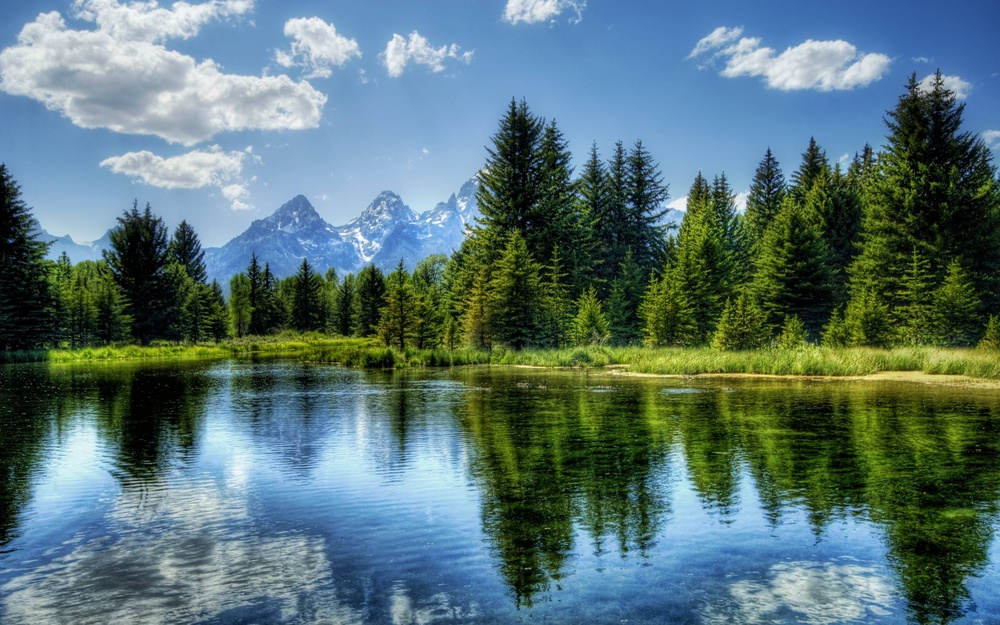
#> input picture 210962047-week1/lab.jpg, 1000 x 625 px, shrunk from 2560 x 1600 before the run, found by its file name
$ python gammat.py
#> lines starting #> are read from the running program, lines starting #| are printed output that depends on the picture
import cv2
import numpy as np

img = cv2.imread("C:/Users/OSLAB/Desktop/lab.jpg")
#> img is the input picture: shape (625, 1000, 3); mean B, G, R 117, 115.9, 88.5
for gamma in [0.1,0.5,1.2,2.2]:
    gamma_corrected=np.array(255*(img/255)** gamma, dtype='uint8')
    cv2.imshow('Gamma_Transformed'+str(gamma)+'.jpg',gamma_corrected)
    cv2.waitKey(0)
#> this loop made 4 passes
#> pass 1, `gamma_corrected=np.array(255*(img/255)** gamma, dtype='uint8')`:
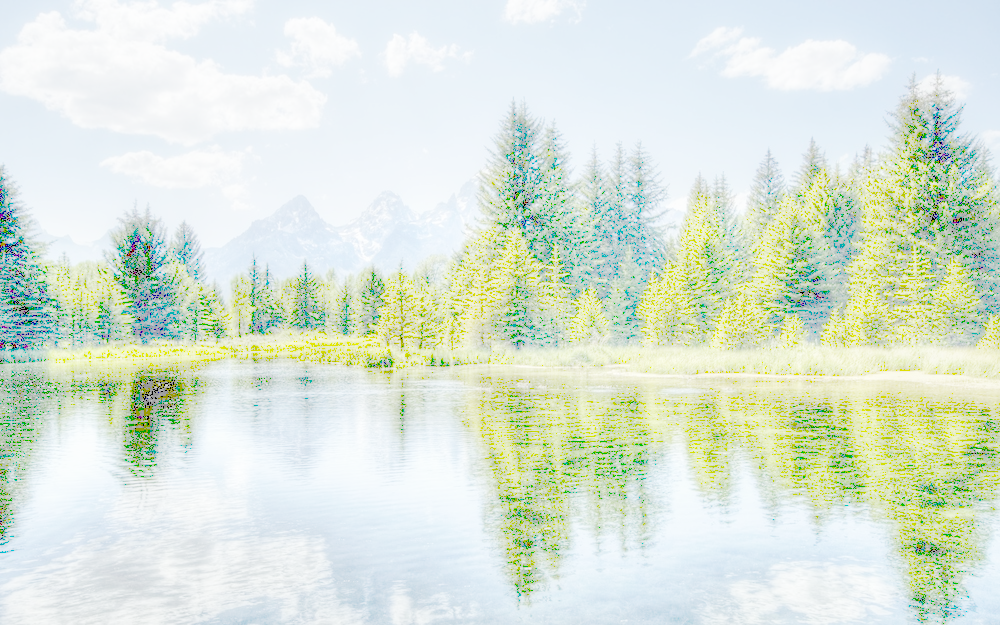
#> gamma_corrected: shape (625, 1000, 3); mean B, G, R 216.1, 229.9, 218.6
#> pass 2, `gamma_corrected=np.array(255*(img/255)** gamma, dtype='uint8')`:
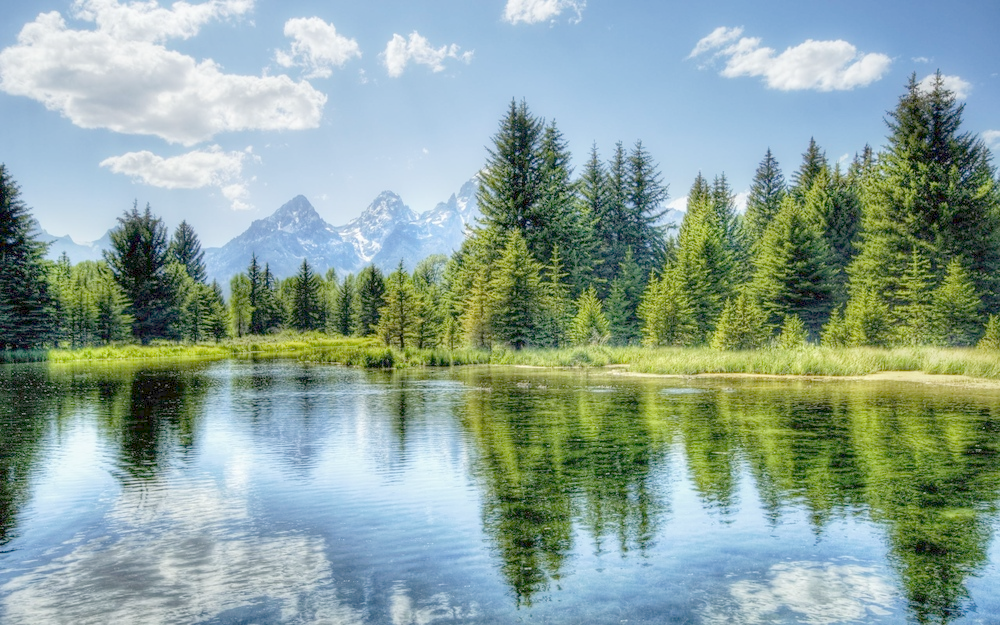
#> gamma_corrected: shape (625, 1000, 3); mean B, G, R 152.9, 163.1, 139.3
